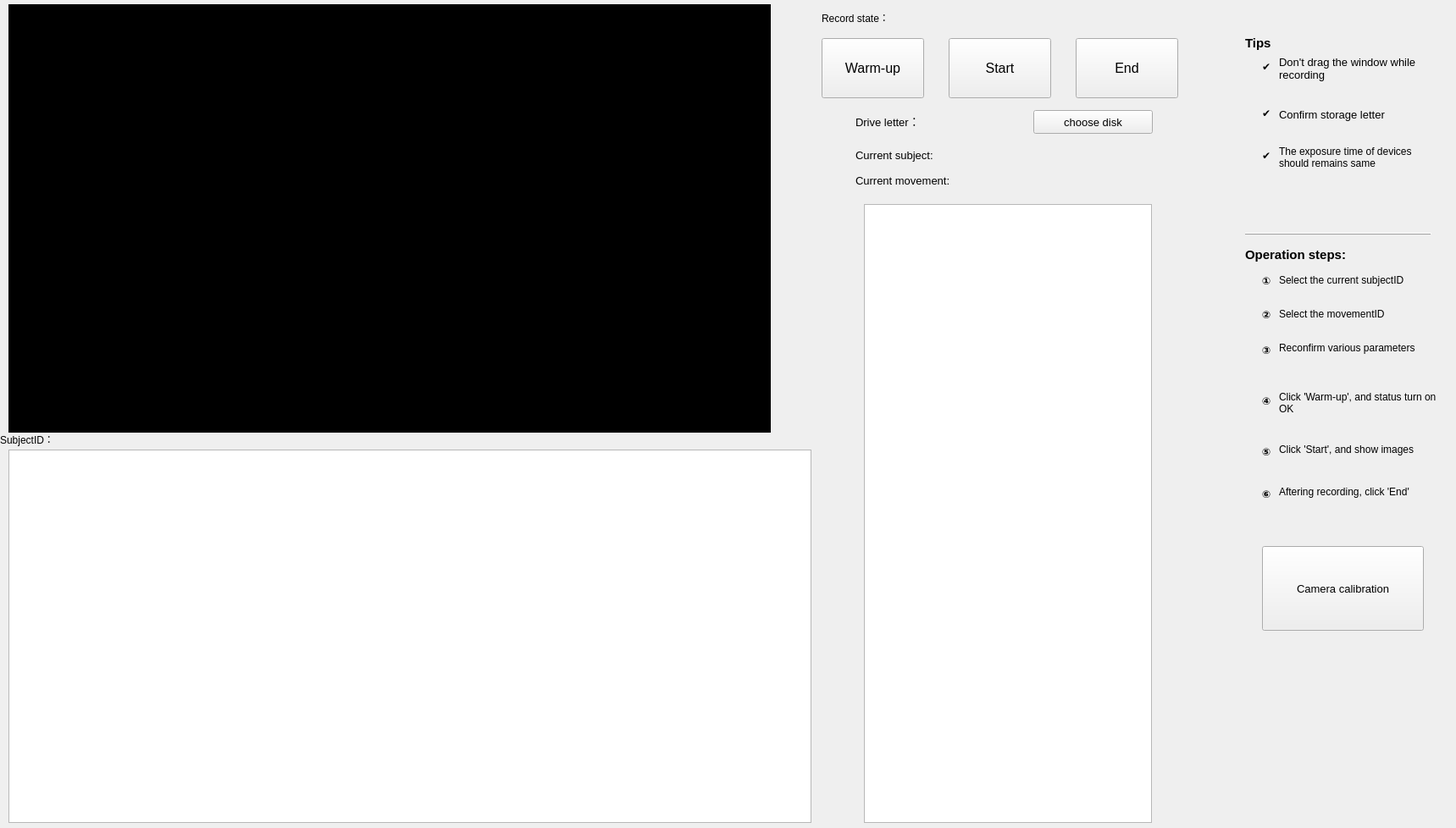
<?xml version="1.0" encoding="UTF-8"?>
<ui version="4.0">
 <class>MainWindow</class>
 <widget class="QMainWindow" name="MainWindow">
  <property name="geometry">
   <rect>
    <x>0</x>
    <y>0</y>
    <width>1719</width>
    <height>978</height>
   </rect>
  </property>
  <property name="windowTitle">
   <string>MainWindow</string>
  </property>
  <widget class="QWidget" name="centralwidget">
   <widget class="QLabel" name="display">
    <property name="geometry">
     <rect>
      <x>10</x>
      <y>5</y>
      <width>900</width>
      <height>506</height>
     </rect>
    </property>
    <property name="tabletTracking">
     <bool>false</bool>
    </property>
    <property name="styleSheet">
     <string notr="true">background-color: rgb(0, 0, 0);</string>
    </property>
    <property name="text">
     <string/>
    </property>
   </widget>
   <widget class="QLabel" name="label_32">
    <property name="geometry">
     <rect>
      <x>1490</x>
      <y>175</y>
      <width>21</width>
      <height>16</height>
     </rect>
    </property>
    <property name="text">
     <string>✔</string>
    </property>
   </widget>
   <widget class="QLabel" name="label_5">
    <property name="geometry">
     <rect>
      <x>1040</x>
      <y>251</y>
      <width>101</width>
      <height>16</height>
     </rect>
    </property>
    <property name="text">
     <string>FMS List：</string>
    </property>
   </widget>
   <widget class="QPushButton" name="warmUpBtn">
    <property name="geometry">
     <rect>
      <x>970</x>
      <y>45</y>
      <width>121</width>
      <height>71</height>
     </rect>
    </property>
    <property name="font">
     <font>
      <pointsize>12</pointsize>
     </font>
    </property>
    <property name="text">
     <string>Warm-up</string>
    </property>
   </widget>
   <widget class="QLabel" name="actionNameLabel">
    <property name="geometry">
     <rect>
      <x>1150</x>
      <y>205</y>
      <width>211</width>
      <height>16</height>
     </rect>
    </property>
    <property name="text">
     <string/>
    </property>
   </widget>
   <widget class="QLabel" name="label_29">
    <property name="geometry">
     <rect>
      <x>1490</x>
      <y>525</y>
      <width>21</width>
      <height>16</height>
     </rect>
    </property>
    <property name="font">
     <font>
      <weight>75</weight>
      <bold>true</bold>
     </font>
    </property>
    <property name="text">
     <string>⑤</string>
    </property>
   </widget>
   <widget class="QLabel" name="label_6">
    <property name="geometry">
     <rect>
      <x>970</x>
      <y>5</y>
      <width>101</width>
      <height>31</height>
     </rect>
    </property>
    <property name="text">
     <string>Record state：</string>
    </property>
   </widget>
   <widget class="QLabel" name="label_33">
    <property name="geometry">
     <rect>
      <x>1510</x>
      <y>55</y>
      <width>191</width>
      <height>51</height>
     </rect>
    </property>
    <property name="font">
     <font>
      <pointsize>10</pointsize>
     </font>
    </property>
    <property name="text">
     <string>Don't drag the window while recording</string>
    </property>
    <property name="wordWrap">
     <bool>true</bool>
    </property>
   </widget>
   <widget class="Line" name="line_3">
    <property name="geometry">
     <rect>
      <x>1470</x>
      <y>275</y>
      <width>220</width>
      <height>3</height>
     </rect>
    </property>
    <property name="font">
     <font>
      <weight>50</weight>
      <bold>false</bold>
     </font>
    </property>
    <property name="frameShadow">
     <enum>QFrame::Raised</enum>
    </property>
    <property name="lineWidth">
     <number>1</number>
    </property>
    <property name="midLineWidth">
     <number>0</number>
    </property>
    <property name="orientation">
     <enum>Qt::Horizontal</enum>
    </property>
   </widget>
   <widget class="QLabel" name="label_27">
    <property name="geometry">
     <rect>
      <x>1490</x>
      <y>405</y>
      <width>21</width>
      <height>16</height>
     </rect>
    </property>
    <property name="font">
     <font>
      <weight>75</weight>
      <bold>true</bold>
     </font>
    </property>
    <property name="text">
     <string>③</string>
    </property>
   </widget>
   <widget class="QLabel" name="label_10">
    <property name="geometry">
     <rect>
      <x>1470</x>
      <y>40</y>
      <width>91</width>
      <height>21</height>
     </rect>
    </property>
    <property name="font">
     <font>
      <pointsize>11</pointsize>
      <weight>75</weight>
      <bold>true</bold>
     </font>
    </property>
    <property name="text">
     <string>Tips</string>
    </property>
   </widget>
   <widget class="QLabel" name="label_20">
    <property name="geometry">
     <rect>
      <x>1510</x>
      <y>360</y>
      <width>191</width>
      <height>21</height>
     </rect>
    </property>
    <property name="text">
     <string>Select the movementID</string>
    </property>
    <property name="wordWrap">
     <bool>true</bool>
    </property>
   </widget>
   <widget class="QLabel" name="userNumLabel">
    <property name="geometry">
     <rect>
      <x>1150</x>
      <y>175</y>
      <width>72</width>
      <height>15</height>
     </rect>
    </property>
    <property name="text">
     <string/>
    </property>
   </widget>
   <widget class="QLabel" name="label_24">
    <property name="geometry">
     <rect>
      <x>1510</x>
      <y>560</y>
      <width>191</width>
      <height>41</height>
     </rect>
    </property>
    <property name="text">
     <string>Aftering recording, click 'End'</string>
    </property>
    <property name="wordWrap">
     <bool>true</bool>
    </property>
   </widget>
   <widget class="QLabel" name="label_13">
    <property name="geometry">
     <rect>
      <x>1470</x>
      <y>290</y>
      <width>141</width>
      <height>21</height>
     </rect>
    </property>
    <property name="font">
     <font>
      <pointsize>11</pointsize>
      <weight>75</weight>
      <bold>true</bold>
     </font>
    </property>
    <property name="text">
     <string>Operation steps:</string>
    </property>
   </widget>
   <widget class="QPushButton" name="endBtn">
    <property name="geometry">
     <rect>
      <x>1270</x>
      <y>45</y>
      <width>121</width>
      <height>71</height>
     </rect>
    </property>
    <property name="font">
     <font>
      <pointsize>12</pointsize>
     </font>
    </property>
    <property name="text">
     <string>End</string>
    </property>
   </widget>
   <widget class="QLabel" name="diskNameLabel">
    <property name="geometry">
     <rect>
      <x>1150</x>
      <y>135</y>
      <width>72</width>
      <height>15</height>
     </rect>
    </property>
    <property name="text">
     <string/>
    </property>
   </widget>
   <widget class="QLabel" name="label_3">
    <property name="geometry">
     <rect>
      <x>1010</x>
      <y>205</y>
      <width>131</width>
      <height>16</height>
     </rect>
    </property>
    <property name="font">
     <font>
      <pointsize>10</pointsize>
     </font>
    </property>
    <property name="text">
     <string>Current movement:</string>
    </property>
   </widget>
   <widget class="QPushButton" name="cameraCalibration">
    <property name="geometry">
     <rect>
      <x>1490</x>
      <y>645</y>
      <width>191</width>
      <height>100</height>
     </rect>
    </property>
    <property name="font">
     <font>
      <pointsize>10</pointsize>
     </font>
    </property>
    <property name="text">
     <string>Camera calibration</string>
    </property>
   </widget>
   <widget class="QLabel" name="label_31">
    <property name="geometry">
     <rect>
      <x>1510</x>
      <y>155</y>
      <width>191</width>
      <height>61</height>
     </rect>
    </property>
    <property name="text">
     <string>The exposure time of devices should remains same</string>
    </property>
    <property name="wordWrap">
     <bool>true</bool>
    </property>
   </widget>
   <widget class="QLabel" name="label_2">
    <property name="geometry">
     <rect>
      <x>1010</x>
      <y>175</y>
      <width>131</width>
      <height>16</height>
     </rect>
    </property>
    <property name="font">
     <font>
      <pointsize>10</pointsize>
     </font>
    </property>
    <property name="text">
     <string>Current subject:</string>
    </property>
   </widget>
   <widget class="QListView" name="listView_2">
    <property name="geometry">
     <rect>
      <x>1020</x>
      <y>241</y>
      <width>340</width>
      <height>731</height>
     </rect>
    </property>
   </widget>
   <widget class="QLabel" name="label_26">
    <property name="geometry">
     <rect>
      <x>1490</x>
      <y>363</y>
      <width>21</width>
      <height>16</height>
     </rect>
    </property>
    <property name="font">
     <font>
      <weight>75</weight>
      <bold>true</bold>
     </font>
    </property>
    <property name="text">
     <string>②</string>
    </property>
   </widget>
   <widget class="QLabel" name="label_14">
    <property name="geometry">
     <rect>
      <x>1510</x>
      <y>315</y>
      <width>191</width>
      <height>31</height>
     </rect>
    </property>
    <property name="text">
     <string>Select the current subjectID</string>
    </property>
    <property name="wordWrap">
     <bool>true</bool>
    </property>
   </widget>
   <widget class="QLabel" name="label_22">
    <property name="geometry">
     <rect>
      <x>1510</x>
      <y>455</y>
      <width>191</width>
      <height>41</height>
     </rect>
    </property>
    <property name="text">
     <string>Click 'Warm-up', and status turn on OK</string>
    </property>
    <property name="wordWrap">
     <bool>true</bool>
    </property>
   </widget>
   <widget class="QLabel" name="label_11">
    <property name="geometry">
     <rect>
      <x>1510</x>
      <y>115</y>
      <width>191</width>
      <height>41</height>
     </rect>
    </property>
    <property name="font">
     <font>
      <pointsize>10</pointsize>
     </font>
    </property>
    <property name="text">
     <string>Confirm storage letter</string>
    </property>
    <property name="wordWrap">
     <bool>true</bool>
    </property>
   </widget>
   <widget class="QLabel" name="label_15">
    <property name="geometry">
     <rect>
      <x>1490</x>
      <y>125</y>
      <width>21</width>
      <height>16</height>
     </rect>
    </property>
    <property name="text">
     <string>✔</string>
    </property>
   </widget>
   <widget class="QLabel" name="curStatus">
    <property name="geometry">
     <rect>
      <x>1080</x>
      <y>13</y>
      <width>74</width>
      <height>16</height>
     </rect>
    </property>
    <property name="text">
     <string/>
    </property>
   </widget>
   <widget class="QLabel" name="label_30">
    <property name="geometry">
     <rect>
      <x>1490</x>
      <y>575</y>
      <width>21</width>
      <height>16</height>
     </rect>
    </property>
    <property name="font">
     <font>
      <weight>75</weight>
      <bold>true</bold>
     </font>
    </property>
    <property name="text">
     <string>⑥</string>
    </property>
   </widget>
   <widget class="QLabel" name="label_25">
    <property name="geometry">
     <rect>
      <x>1490</x>
      <y>323</y>
      <width>21</width>
      <height>16</height>
     </rect>
    </property>
    <property name="font">
     <font>
      <weight>75</weight>
      <bold>true</bold>
     </font>
    </property>
    <property name="text">
     <string>①</string>
    </property>
   </widget>
   <widget class="QPushButton" name="choosePathBtn">
    <property name="geometry">
     <rect>
      <x>1220</x>
      <y>130</y>
      <width>141</width>
      <height>28</height>
     </rect>
    </property>
    <property name="font">
     <font>
      <pointsize>10</pointsize>
     </font>
    </property>
    <property name="text">
     <string>choose disk</string>
    </property>
   </widget>
   <widget class="QPushButton" name="startBtn">
    <property name="geometry">
     <rect>
      <x>1120</x>
      <y>45</y>
      <width>121</width>
      <height>71</height>
     </rect>
    </property>
    <property name="font">
     <font>
      <pointsize>12</pointsize>
     </font>
    </property>
    <property name="text">
     <string>Start</string>
    </property>
   </widget>
   <widget class="QLabel" name="userNumTitle">
    <property name="geometry">
     <rect>
      <x>0</x>
      <y>511</y>
      <width>101</width>
      <height>16</height>
     </rect>
    </property>
    <property name="text">
     <string>SubjectID：</string>
    </property>
   </widget>
   <widget class="QLabel" name="label_28">
    <property name="geometry">
     <rect>
      <x>1490</x>
      <y>465</y>
      <width>21</width>
      <height>16</height>
     </rect>
    </property>
    <property name="font">
     <font>
      <weight>75</weight>
      <bold>true</bold>
     </font>
    </property>
    <property name="text">
     <string>④</string>
    </property>
   </widget>
   <widget class="QLabel" name="label_21">
    <property name="geometry">
     <rect>
      <x>1510</x>
      <y>395</y>
      <width>191</width>
      <height>31</height>
     </rect>
    </property>
    <property name="text">
     <string>Reconfirm various parameters</string>
    </property>
    <property name="wordWrap">
     <bool>true</bool>
    </property>
   </widget>
   <widget class="QListView" name="listView">
    <property name="geometry">
     <rect>
      <x>10</x>
      <y>531</y>
      <width>948</width>
      <height>441</height>
     </rect>
    </property>
   </widget>
   <widget class="QLabel" name="label_23">
    <property name="geometry">
     <rect>
      <x>1510</x>
      <y>510</y>
      <width>191</width>
      <height>41</height>
     </rect>
    </property>
    <property name="text">
     <string>Click 'Start', and show images</string>
    </property>
    <property name="wordWrap">
     <bool>true</bool>
    </property>
   </widget>
   <widget class="QLabel" name="label_4">
    <property name="geometry">
     <rect>
      <x>1010</x>
      <y>135</y>
      <width>131</width>
      <height>16</height>
     </rect>
    </property>
    <property name="font">
     <font>
      <pointsize>10</pointsize>
     </font>
    </property>
    <property name="text">
     <string>Drive letter：</string>
    </property>
   </widget>
   <widget class="QLabel" name="label_34">
    <property name="geometry">
     <rect>
      <x>1490</x>
      <y>70</y>
      <width>21</width>
      <height>16</height>
     </rect>
    </property>
    <property name="text">
     <string>✔</string>
    </property>
   </widget>
  </widget>
 </widget>
 <resources/>
 <connections/>
</ui>
